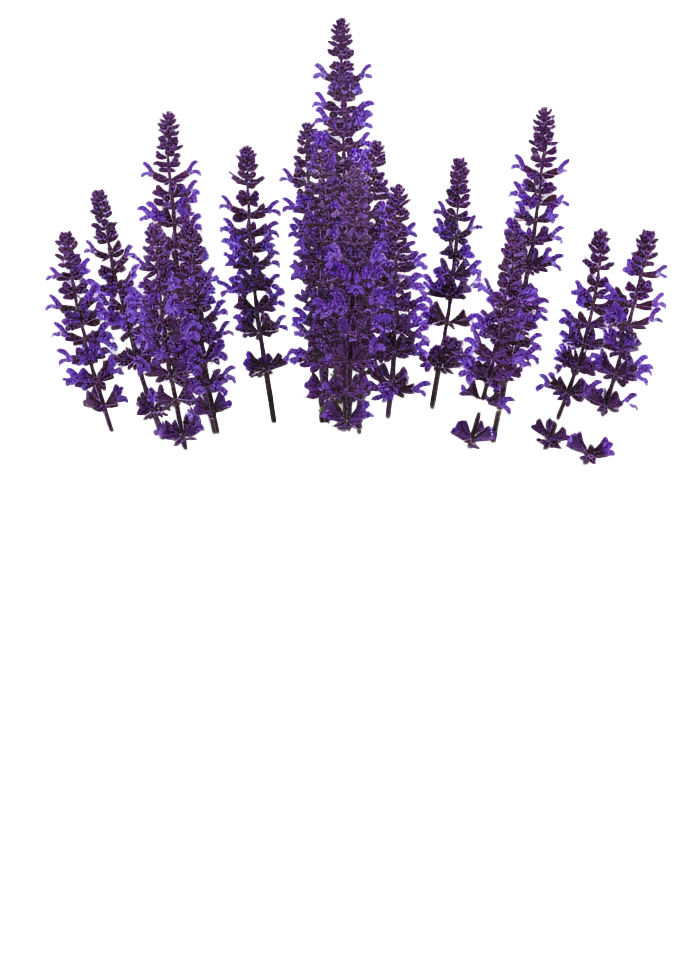
#> input picture Root_GeneralDeveloperTools/02_Python/30__Python__ImageTools/DEV__Py_ImgUtils__PngSilhouetteToCad/01__Test__Inputs/44__SalviaNemorosa_Flowers.png, 692 x 961 px
$ python -i Python__VectorUtil___PngSilhouetteToCad__SingleSubject__SingleIsland__1.1.0.py   (imports and definitions only)
#> lines starting #> are read from the running program, lines starting #| are printed output that depends on the picture; after the words box and inside, x2 and y2 are one past the last pixel; in counts of white or black regions, pixels touching at a corner belong together
#!/usr/bin/env python3
# Silhouette Tracer — Image To Closed DXF Polyline (Scaled 10x, Min 1 mm Segments, Corrected Y)
# Author: Noble Architecture tooling helper
# Python 3.10+

import os
import sys
import math
import tkinter as tk
from tkinter import filedialog, messagebox

import numpy as np
from PIL import Image, TiffImagePlugin
import cv2
import ezdxf


# --------------------------------
# Configuration
# --------------------------------
SCALE_EXPORT   = 10.0               # Final output scale factor (10x as requested)
MIN_SEGMENT_MM = 1.0                # Do not allow any polyline segment shorter than this
SIMPLIFY_RATIO = 0.0005             # Lower value preserves more detail than before
KERNEL_CLOSE   = 3                  # Morphological close to tidy edges
INVERT_INPUT   = False              # Set True if objects are white on dark
LAYER_NAME     = "OUTLINE"
DXF_VERSION    = "R2018"            # Any ezdxf supported version
DEFAULT_PPI    = 96.0               # Used when image has no reliable resolution metadata
# --------------------------------


def get_image_ppi(pil: Image.Image) -> float:
    """
    Try to read image PPI from metadata. Falls back to DEFAULT_PPI if not present.
    Handles common JPEG/TIFF/PNG cases that PIL exposes.
    """
    # JPEG typically stores ('dpi': (x, y))
    if "dpi" in pil.info:
        x, y = pil.info["dpi"]
        if x and x > 0:
            return float(x)

    # JFIF density (pixels per inch if unit == 1)
    if "jfif_density" in pil.info and "jfif_unit" in pil.info:
        unit = pil.info["jfif_unit"]  # 1 = dots per inch, 2 = dots per cm
        dx, dy = pil.info["jfif_density"]
        if dx and dx > 0:
            if unit == 1:
                return float(dx)
            if unit == 2:
                return float(dx * 2.54)  # cm to inch

    # TIFF resolutions
    if isinstance(pil, TiffImagePlugin.TiffImageFile) or pil.format == "TIFF":
        try:
            xres = pil.tag_v2.get(282)  # XResolution
            unit = pil.tag_v2.get(296)  # ResolutionUnit: 2 = inch, 3 = cm
            if xres:
                # xres can be a rational
                val = float(xres[0]/xres[1]) if isinstance(xres, tuple) else float(xres)
                if unit == 3:
                    val *= 2.54
                if val > 0:
                    return val
        except Exception:
            pass

    # PNG sometimes stores 'dpi' too. Already handled above if present.

    return DEFAULT_PPI


def load_image_as_mask(path: str) -> tuple[np.ndarray, float, int, int]:
    """
    Load image and return:
    - binary mask (uint8 0 or 255) of silhouette
    - pixels per mm (ppi / 25.4)
    - width_px, height_px
    Priority:
    - If alpha exists, use alpha > 0 as mask
    - Else greyscale + Otsu threshold
    """
    pil = Image.open(path).convert("RGBA")
    ppi = get_image_ppi(pil)
    ppm = ppi / 25.4  # pixels per millimetre

    rgba = np.array(pil)
    h_px, w_px = rgba.shape[0], rgba.shape[1]
    alpha = rgba[:, :, 3]

    if alpha.max() > 0 and alpha.mean() > 0:
        mask = (alpha > 0).astype(np.uint8) * 255
    else:
        gray = cv2.cvtColor(rgba[:, :, :3], cv2.COLOR_RGB2GRAY)
        if INVERT_INPUT:
            gray = 255 - gray
        _, mask = cv2.threshold(gray, 0, 255, cv2.THRESH_BINARY + cv2.THRESH_OTSU)

    kernel = cv2.getStructuringElement(cv2.MORPH_ELLIPSE, (KERNEL_CLOSE, KERNEL_CLOSE))
    mask = cv2.morphologyEx(mask, cv2.MORPH_CLOSE, kernel)

    return mask, ppm, w_px, h_px


def largest_contour(mask: np.ndarray) -> np.ndarray:
    """
    Find largest external contour as Nx2 integer points (pixel space).
    """
    contours, _ = cv2.findContours(mask, cv2.RETR_EXTERNAL, cv2.CHAIN_APPROX_NONE)
    if not contours:
        raise RuntimeError("No contour found. Check contrast or masking.")
    cnt = max(contours, key=cv2.contourArea)
    return cnt.reshape(-1, 2)  # Nx2


def px_to_mm_closed(points_px: np.ndarray, ppm: float, height_px: int) -> np.ndarray:
    """
    Convert pixel coordinates to millimetres with Y-axis corrected for CAD.
    Pixel origin is top-left; CAD is bottom-left. Use y' = (H - y) / ppm.
    Returns a closed Nx2 float array in mm.
    """
    pts = points_px.astype(np.float64)
    x_mm = pts[:, 0] / ppm
    y_mm = (height_px - pts[:, 1]) / ppm  # flip Y so output is upright in CAD
    out = np.column_stack([x_mm, y_mm])

    # Ensure closed
    if not np.allclose(out[0], out[-1]):
        out = np.vstack([out, out[0]])
    return out


def simplify_contour_mm(points_mm: np.ndarray) -> np.ndarray:
    """
    Douglas–Peucker simplification in millimetres.
    Epsilon is a fraction of the perimeter for scale independence.
    """
    # cv2.approxPolyDP expects (N,1,2)
    pts = points_mm.astype(np.float64)
    if not np.allclose(pts[0], pts[-1]):
        pts = np.vstack([pts, pts[0]])

    peri = cv2.arcLength(pts.reshape(-1, 1, 2).astype(np.float32), True)
    epsilon = max(0.01, SIMPLIFY_RATIO * peri)  # small floor to avoid over-collapse
    approx = cv2.approxPolyDP(pts.reshape(-1, 1, 2).astype(np.float32), epsilon, True)
    approx = approx.reshape(-1, 2)

    # Ensure closed
    if not np.allclose(approx[0], approx[-1]):
        approx = np.vstack([approx, approx[0]])
    return approx


def distance(a, b) -> float:
    return math.hypot(float(b[0] - a[0]), float(b[1] - a[1]))


def resample_min_segment_mm(points_mm: np.ndarray, min_len_mm: float) -> np.ndarray:
    """
    Emit a closed polyline where consecutive vertices are at least min_len_mm apart.
    Works in millimetres. Produces a denser, even-spacing trace for better curvature fidelity.
    """
    pts = points_mm.astype(np.float64)
    if len(pts) < 3:
        return pts

    if not np.allclose(pts[0], pts[-1]):
        pts = np.vstack([pts, pts[0]])

    out = [pts[0].copy()]
    carry = 0.0

    for i in range(1, len(pts)):
        a = out[-1]
        b = pts[i]
        seg_len = distance(a, b)
        if seg_len == 0:
            continue

        dir_x = (b[0] - a[0]) / seg_len
        dir_y = (b[1] - a[1]) / seg_len

        dist_left = seg_len + carry
        step_from_a = max(min_len_mm - carry, 0.0)

        while dist_left >= min_len_mm - 1e-9:
            nx = a[0] + dir_x * step_from_a
            ny = a[1] + dir_y * step_from_a
            out.append(np.array([nx, ny], dtype=np.float64))
            dist_left -= min_len_mm
            step_from_a += min_len_mm

        carry = dist_left

    # Close
    if distance(out[-1], out[0]) > 0:
        out.append(out[0].copy())

    # Ensure not collapsed
    if len(out) < 4:
        raise RuntimeError("Resampling collapsed the outline. Adjust parameters.")
    return np.array(out)


def scale_mm(points_mm: np.ndarray, scale: float) -> np.ndarray:
    """
    Uniformly scale in millimetres.
    """
    scaled = points_mm.astype(np.float64) * float(scale)
    if not np.allclose(scaled[0], scaled[-1]):
        scaled = np.vstack([scaled, scaled[0]])
    return scaled


def write_dxf_mm(points_mm: np.ndarray, out_path: str) -> None:
    """
    Write a closed LWPOLYLINE to DXF in millimetre units.
    """
    doc = ezdxf.new(DXF_VERSION)
    # Set INSUNITS to millimetres so most CAD apps treat values as mm
    doc.header["$INSUNITS"] = 4  # 4 = millimetre
    msp = doc.modelspace()
    if LAYER_NAME not in doc.layers:
        doc.layers.new(name=LAYER_NAME)

    # Drop the repeated last point for LWPOLYLINE close=True
    pts = [(float(p[0]), float(p[1])) for p in points_mm[:-1]]
    msp.add_lwpolyline(pts, format="xy", close=True, dxfattribs={"layer": LAYER_NAME})
    doc.saveas(out_path)


def run_pipeline(image_path: str, save_folder: str) -> str:
    mask, ppm, w_px, h_px = load_image_as_mask(image_path)
#> in load_image_as_mask, pil is the input picture: PIL image 692x961 RGBA; mean R, G, B, A 223.8, 219.4, 227.6, 40.3
#> in get_image_ppi, `x, y = pil.info["dpi"]`: x = 72.01
#> in load_image_as_mask, `ppm = ppi / 25.4`: ppm = 2.83
#> in load_image_as_mask, `alpha = rgba[:, :, 3]`:
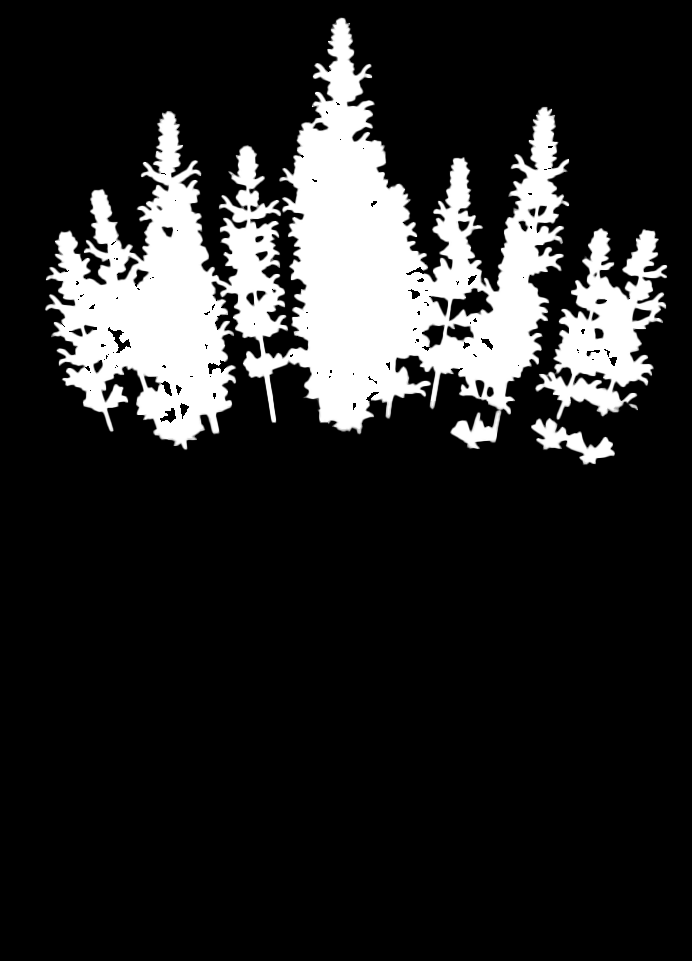
#> alpha: shape (961, 692); min 0, max 255, mean 40.3
#> in load_image_as_mask, `mask = (alpha > 0).astype(np.uint8) * 255`:
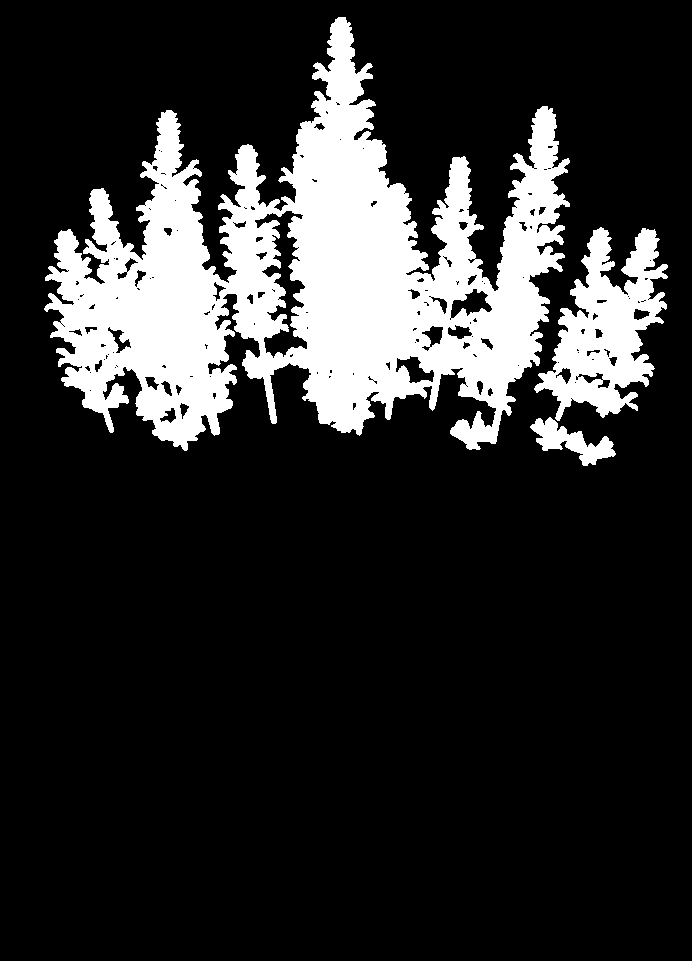
#> mask: shape (961, 692); 17.5% white; 3 white regions, box (x1, y1, x2, y2) and area: (44, 17, 570, 451) 102030, (534, 227, 668, 421) 12725, (530, 417, 616, 466) 1717
#> in load_image_as_mask, `mask = cv2.morphologyEx(mask, cv2.MORPH_CLOSE, kernel)`:
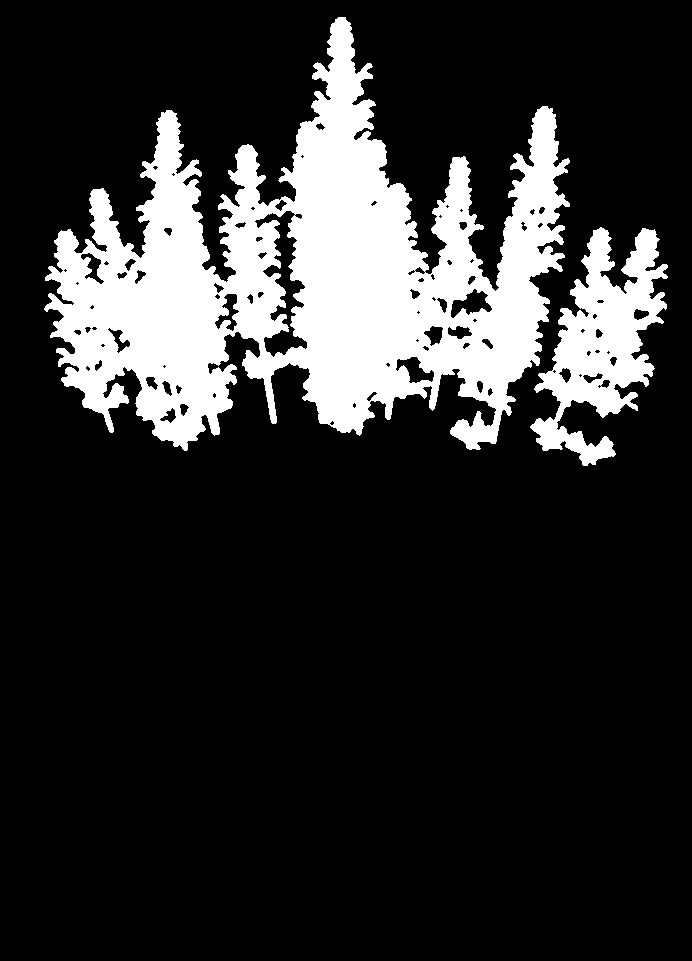
#> mask: shape (961, 692); 17.7% white; 2 white regions
#> ppm = 2.83; w_px = 692; h_px = 961

    # Extract pixels, convert to mm with Y corrected so output is upright in CAD
    cnt_px = largest_contour(mask)
#> in largest_contour, `contours, _ = cv2.findContours(mask, cv2.RETR_EXTERNAL, cv2.CHAIN_APPR..`: contours = 2 contours; box (x1, y1, x2, y2) and area: (44, 17, 570, 451) 107494, (530, 227, 668, 466) 14578
#> in largest_contour, `cnt = max(contours, key=cv2.contourArea)`: cnt = contour of 4837 points, box (x1, y1, x2, y2) (44, 17, 570, 451), area 107494
#> cnt_px = 4837 pairs, first value 44 to 569, second value 17 to 450
    cnt_mm = px_to_mm_closed(cnt_px, ppm, h_px)
#> in px_to_mm_closed, `pts = points_px.astype(np.float64)`: pts has the same summary as cnt_px in run_pipeline
#> in px_to_mm_closed, `x_mm = pts[:, 0] / ppm`: x_mm = 4837 values, max 200.7 at index 3617, min 15.52 at index 1577, mean 110.2
#> in px_to_mm_closed, `y_mm = (height_px - pts[:, 1]) / ppm`: y_mm = 4837 values, max 333 at index 0, min 180.2 at index 2092, mean 245.7
#> in px_to_mm_closed, `out = np.column_stack([x_mm, y_mm])`: out = 4837 pairs, first value 15.52 to 200.7, second value 180.2 to 333
#> in px_to_mm_closed, `out = np.vstack([out, out[0]])`: out = 4838 pairs, first value 15.52 to 200.7, second value 180.2 to 333
#> cnt_mm has the same summary as out in px_to_mm_closed

    # Simplify in mm for scale-independent behaviour, with conservative epsilon
    simp_mm = simplify_contour_mm(cnt_mm)
#> in simplify_contour_mm, `pts = points_mm.astype(np.float64)`: pts has the same summary as out in px_to_mm_closed
#> in simplify_contour_mm, `peri = cv2.arcLength(pts.reshape(-1, 1, 2).astype(np.float32), True)`: peri = 2043.5
#> in simplify_contour_mm, `epsilon = max(0.01, SIMPLIFY_RATIO * peri)`: epsilon = 1.02
#> in simplify_contour_mm, `approx = cv2.approxPolyDP(pts.reshape(-1, 1, 2).astype(np.float32), ep..`: approx = 459 rows, first 8: [194.7, 300.9], [191.2, 301.6], [187.7, 297.4], [188, 292.4], [186.2, 288.9], [187.7, 287.5], [186.6, 283.2], [188.4, 280.8]
#> in simplify_contour_mm, `approx = approx.reshape(-1, 2)`: approx = 459 pairs, first value 15.52 to 200.7, second value 180.2 to 333
#> in simplify_contour_mm, `approx = np.vstack([approx, approx[0]])`: approx = 460 pairs, first value 15.52 to 200.7, second value 180.2 to 333
#> simp_mm has the same summary as approx in simplify_contour_mm

    # Resample so no segment is shorter than MIN_SEGMENT_MM
    dense_mm = resample_min_segment_mm(simp_mm, MIN_SEGMENT_MM)
#> in resample_min_segment_mm, `pts = points_mm.astype(np.float64)`: pts has the same summary as approx in simplify_contour_mm
#> in resample_min_segment_mm, `out = [pts[0].copy()]`: out = [[194.7, 300.9]]
#> the loop in resample_min_segment_mm, `for i in range(1, len(pts)):` made 459 passes
#> (a, b, seg_len, dir_x, dir_y, carry) on passes 1 to 3: ([194.7, 300.9], [191.2, 301.6], 3.6, -0.981, 0.196, 0.597), ([191.8, 301.5], [187.7, 297.4], 5.82, -0.707, -0.707, 0.416), ([187.9, 297.6], [188, 292.4], 5.23, 0.0112, -1, 0.648)
#> after the loop in resample_min_segment_mm, `for i in range(1, len(pts)):`: out = 1872 pairs, first value 15.84 to 200.6, second value 180.4 to 332.7
#> dense_mm = 1873 pairs, first value 15.84 to 200.6, second value 180.4 to 332.7

    # Scale export by 10x as requested
    scaled_mm = scale_mm(dense_mm, SCALE_EXPORT)
#> in scale_mm, `scaled = points_mm.astype(np.float64) * float(scale)`: scaled = 1873 pairs, first value 158.4 to 2005.9, second value 1804 to 3327.1
#> scaled_mm has the same summary as scaled in scale_mm

    # Round very gently to micrometres then to 0.01 mm to avoid DXF overload while keeping detail
    rounded = np.round(scaled_mm.astype(np.float64), 3)
#> rounded has the same summary as scaled in scale_mm

    base = os.path.splitext(os.path.basename(image_path))[0]
    out_name = f"{base}__OutlineToCadExport__x{int(SCALE_EXPORT)}.dxf"
    out_path = os.path.join(save_folder, out_name)
    write_dxf_mm(rounded, out_path)
#> in write_dxf_mm, `pts = [(float(p[0]), float(p[1])) for p in points_mm[:-1]]`: pts = 1872 pairs, first value 158.4 to 2005.9, second value 1804 to 3327.1
    return out_path


def main():
    root = tk.Tk()
    root.withdraw()

    messagebox.showinfo("Silhouette Tracer", "Select an input image to trace.")
    filetypes = [
        ("Images", "*.png;*.jpg;*.jpeg;*.bmp;*.tif;*.tiff"),
        ("All files", "*.*"),
    ]
    img_path = filedialog.askopenfilename(title="Choose silhouette image", filetypes=filetypes)
    if not img_path:
        messagebox.showwarning("Silhouette Tracer", "No image selected.")
        return

    save_dir = filedialog.askdirectory(title="Choose output folder")
    if not save_dir:
        messagebox.showwarning("Silhouette Tracer", "No output folder selected.")
        return

    try:
        out_path = run_pipeline(img_path, save_dir)
        messagebox.showinfo("Silhouette Tracer", f"DXF saved:\n{out_path}")
    except Exception as e:
        messagebox.showerror("Silhouette Tracer", f"Failed:\n{e}")
        raise


# [7 lines not run here, left out]

>>> result = run_pipeline('01__Test__Inputs/44__SalviaNemorosa_Flowers.png', 'out.png')
